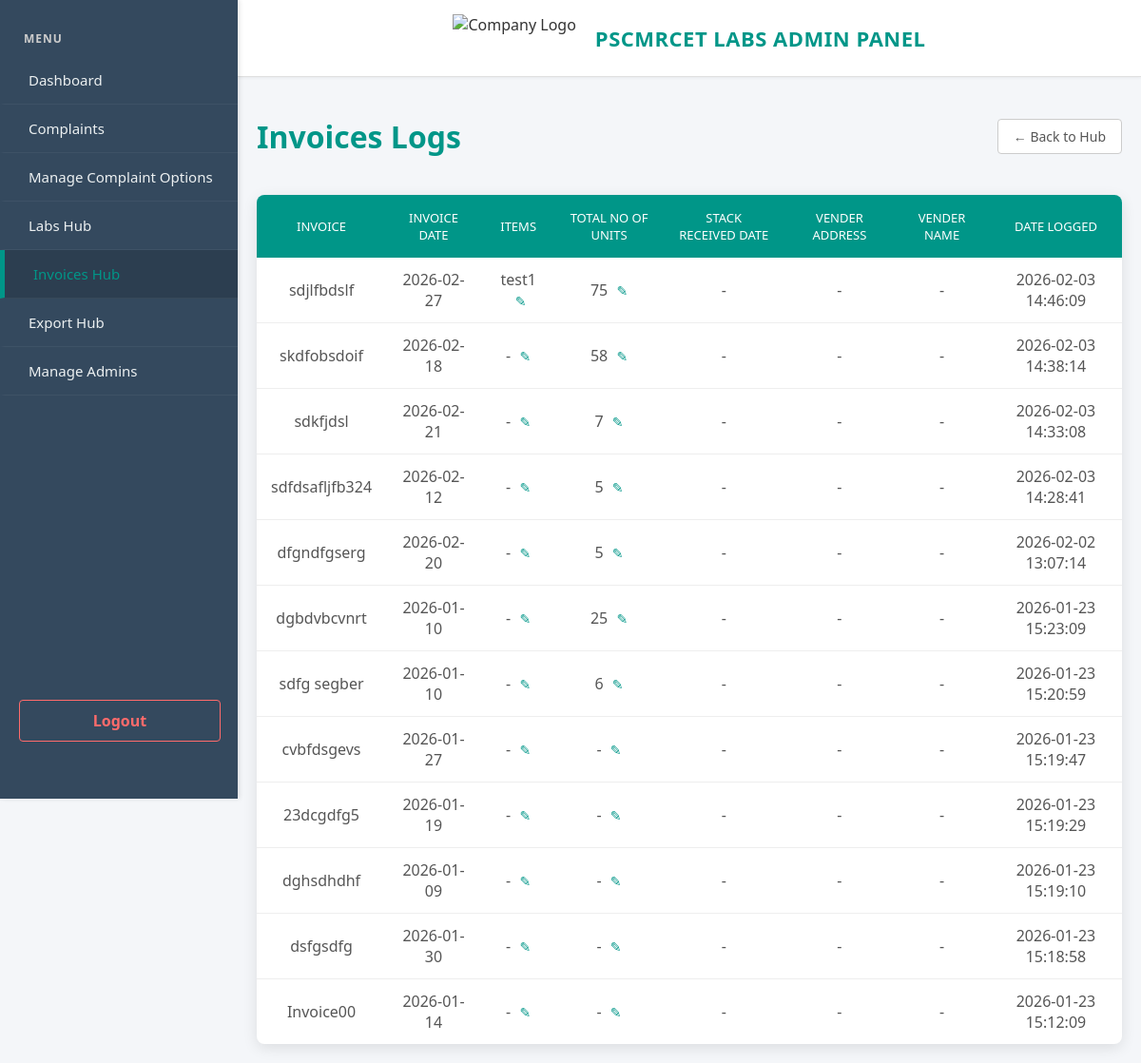
The page /invoices_log.php (signed in) on the database its author committed.
### tables this page shows
CREATE TABLE `storage_sections` (
  `id` int(11) NOT NULL,
  `section_title` varchar(255) NOT NULL,
  `column_name` varchar(255) NOT NULL,
  `input_type` varchar(50) NOT NULL,
  `display_order` int(11) DEFAULT 0,
  `is_unique` tinyint(1) DEFAULT 0,
  `created_at` timestamp NOT NULL DEFAULT current_timestamp()
);

CREATE TABLE `storage_unit` (
  `id` int(11) NOT NULL,
  `status` varchar(50) DEFAULT 'Logged',
  `created_at` timestamp NOT NULL DEFAULT current_timestamp(),
  `invoice` varchar(255) DEFAULT NULL,
  `invoice_date` date DEFAULT NULL,
  `total_no_of_units` int(11) DEFAULT 0,
  `stack_received_date` date DEFAULT NULL,
  `vender_name` varchar(255) DEFAULT NULL,
  `vender_address` varchar(255) DEFAULT NULL,
  `items` varchar(255) DEFAULT NULL
);

### invoices_log.php (the view, shortened to what this page needs)
<?php
require 'auth_session.php';
include 'header.php';
?>
<div style="display: flex; justify-content: space-between; align-items: center; margin-bottom: 20px;">
    <h1><strong>Invoices Logs</strong></h1>
    <p><a href="invoices_hub.php" class="btn-outline">&larr; Back to Hub</a></p>
</div>
<?php
$sections = [];
$res = mysqli_query($conn, "SELECT * FROM storage_sections ORDER BY display_order ASC");
while ($row = mysqli_fetch_assoc($res)) { $sections[] = $row; }
$editable_cols = [];
$edit_res = mysqli_query($conn, "SELECT edit_options FROM invoices_edit_options");
while ($row = mysqli_fetch_assoc($edit_res)) {
    $editable_cols[] = $row['edit_options'];
}
$sql = "SELECT * FROM storage_unit ORDER BY created_at DESC";
$result = mysqli_query($conn, $sql);
$num_records = mysqli_num_rows($result);
?>
<?php if ($num_records > 0): ?>
    <table>
        <tr>
            <?php foreach ($sections as $sec) { echo "<th>" . $sec['section_title'] . "</th>"; } ?>
            <th>Date Logged</th>
        </tr>
        <?php while ($row = mysqli_fetch_assoc($result)): ?>
            <tr>
                <?php foreach ($sections as $sec) {
                    $col = $sec['column_name'];
                    $val = (!empty($row[$col])) ? $row[$col] : "-";
                    $js_val = addslashes($val);
                    echo "<td>" . $val;
                    if (in_array($col, $editable_cols)) {
                        echo " <a href='javascript:void(0)' onclick='openEditModal(" . $row['id'] . ", \"$col\", \"$js_val\")' title='Edit' style='text-decoration:none; color:var(--primary); font-size:14px; margin-left:5px; cursor:pointer;'>&#9998;</a>";
                    }
                    echo "</td>";
                } ?>
                <td><?php echo $row['created_at']; ?></td>
            </tr>
        <?php endwhile; ?>
    </table>
<?php else: ?>
    <div style="text-align:center; padding:40px; border:1px solid #eee; border-radius:8px; background:#fff; color:#777;">
        <h3>No Records Found</h3>
    </div>
<?php endif; ?>
</div>
</body>
</html>

### header.php (style rules this page uses)
:root { --primary: #009688; --primary-dark: #00796b; --bg-body: #f4f6f9; --text-color: #333; --danger: #e74c3c; --success: #27ae60; --card-shadow: 0 4px 15px rgba(0,0,0,0.1); --border-radius: 8px; }
body { font-family: 'Segoe UI', Tahoma, Geneva, Verdana, sans-serif; margin: 0; padding: 0; background-color: var(--bg-body); color: var(--text-color); overflow-x: auto; overflow-y: auto; }
a { text-decoration: none; }
h1 { color: var(--primary); font-weight: 300; margin-bottom: 20px; }
table { width: 100%; border-collapse: collapse; background: white; border-radius: var(--border-radius); overflow: hidden; box-shadow: var(--card-shadow); }
th { background-color: var(--primary); color: white; padding: 15px; font-weight: 500; text-transform: uppercase; font-size: 13px; }
td { padding: 12px 15px; border-bottom: 1px solid #eee; text-align: center; color: #555; }
tr:last-child td { border-bottom: none; }
.btn-outline { display: inline-block; padding: 8px 16px; border: 1px solid #ccc; background-color: white; color: #555; text-decoration: none; border-radius: 4px; font-size: 14px; font-weight: 500; transition: all 0.3s ease; }

### rows shown on the page
storage_sections: section_title "INVOICE", column_name.invoice "sdjlfbdslf", column_name.invoice "skdfobsdoif", column_name.invoice "sdkfjdsl", column_name.invoice "sdfdsafljfb324", column_name.invoice "dfgndfgserg", column_name.invoice "dgbdvbcvnrt", column_name.invoice "sdfg segber", column_name.invoice "cvbfdsgevs", column_name.invoice "23dcgdfg5", column_name.invoice "dghsdhdhf", column_name.invoice "dsfgsdfg", column_name.invoice "Invoice00"
storage_sections: section_title "INVOICE DATE", column_name.invoice_date "2026-02-27", column_name.invoice_date "2026-02-18", column_name.invoice_date "2026-02-21", column_name.invoice_date "2026-02-12", column_name.invoice_date "2026-02-20", column_name.invoice_date "2026-01-10", column_name.invoice_date "2026-01-27", column_name.invoice_date "2026-01-19", column_name.invoice_date "2026-01-09", column_name.invoice_date "2026-01-30", column_name.invoice_date "2026-01-14"
storage_sections: section_title "ITEMS", column_name.items "test1", column_name "-"
storage_sections: section_title "TOTAL NO OF UNITS", column_name.total_no_of_units "75", column_name.total_no_of_units "58", column_name.total_no_of_units "7", column_name.total_no_of_units "5", column_name.total_no_of_units "25", column_name.total_no_of_units "6", column_name "-"
storage_sections: section_title "STACK RECEIVED DATE", column_name "-"
storage_sections: section_title "VENDER ADDRESS", column_name "-"
storage_sections: section_title "VENDER NAME", column_name "-"
storage_unit: created_at "2026-02-03 14:46:09"
storage_unit: created_at "2026-02-03 14:38:14"
storage_unit: created_at "2026-02-03 14:33:08"
storage_unit: created_at "2026-02-03 14:28:41"
storage_unit: created_at "2026-02-02 13:07:14"
storage_unit: created_at "2026-01-23 15:23:09"
storage_unit: created_at "2026-01-23 15:20:59"
storage_unit: created_at "2026-01-23 15:19:47"
storage_unit: created_at "2026-01-23 15:19:29"
storage_unit: created_at "2026-01-23 15:19:10"
storage_unit: created_at "2026-01-23 15:18:58"
storage_unit: created_at "2026-01-23 15:12:09"
